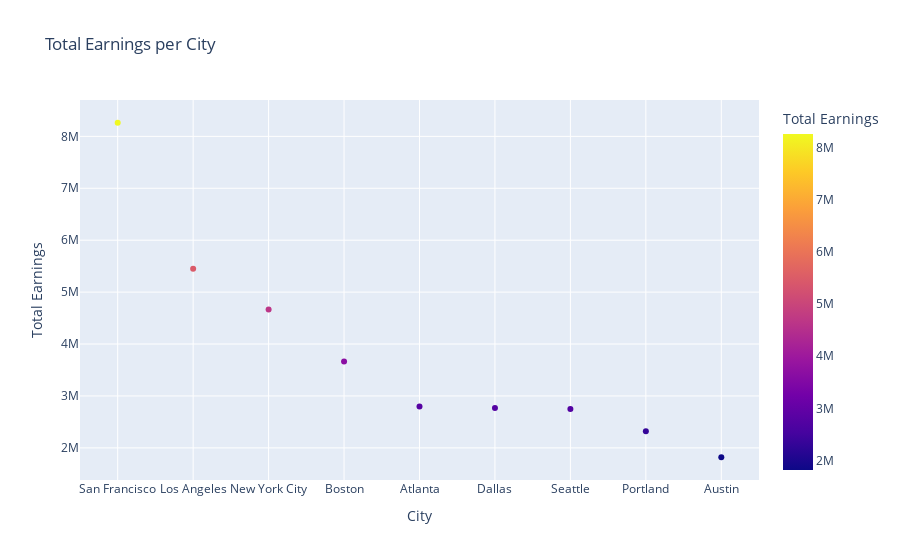

Notebook code cell kept with this figure:
### Markdown cell above
#### Visualizing the total earnings per city and presenting the insights through a color-coded scatter plot.

### Code cell
# Group by city and calculate the total earnings
city_earnings = sales.groupby('City')['Total Earnings'].sum().reset_index()

# Sort cities by total earnings in descending order
city_earnings = city_earnings.sort_values('Total Earnings', ascending=False)

# Create a bar plot using plotly.express
fig = px.scatter(city_earnings, x='City', y='Total Earnings', title='Total Earnings per City', color='Total Earnings')

fig.show()

### Figure 1 — Plotly figure (JSON) as saved in the notebook; plotly's stock layout.template omitted (floating-point values rounded to 4 significant figures)
{"data": [{"hovertemplate": "City=%{x}<br>Total Earnings=%{marker.color}<extra></extra>", "legendgroup": "", "marker": {"color": [8262000.0, 5453000.0, 4664000.0, 3662000.0, 2795000.0, 2768000.0, 2748000.0, 2320000.0, 1820000.0], "coloraxis": "coloraxis", "symbol": "circle"}, "mode": "markers", "name": "", "orientation": "v", "showlegend": false, "type": "scatter", "x": ["San Francisco", "Los Angeles", "New York City", "Boston", "Atlanta", "Dallas", "Seattle", "Portland", "Austin"], "xaxis": "x", "y": [8262000.0, 5453000.0, 4664000.0, 3662000.0, 2795000.0, 2768000.0, 2748000.0, 2320000.0, 1820000.0], "yaxis": "y"}], "layout": {"coloraxis": {"colorbar": {"title": {"text": "Total Earnings"}}, "colorscale": [[0, "#0d0887"], [0.1111, "#46039f"], [0.2222, "#7201a8"], [0.3333, "#9c179e"], [0.4444, "#bd3786"], [0.5556, "#d8576b"], [0.6667, "#ed7953"], [0.7778, "#fb9f3a"], [0.8889, "#fdca26"], [1, "#f0f921"]]}, "legend": {"tracegroupgap": 0}, "title": {"text": "Total Earnings per City"}, "xaxis": {"anchor": "y", "domain": [0, 1], "title": {"text": "City"}}, "yaxis": {"anchor": "x", "domain": [0, 1], "title": {"text": "Total Earnings"}}}}
